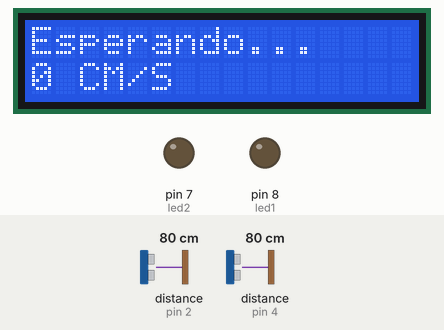
Simulated run of this sketch. Board: Arduino Uno, built with avr-gcc and run on an emulated ATmega328P. Parts: 16×2 character LCD, output pins drawn as LEDs (lit = HIGH). Wiring (inferred from the names in the program): 2 × ultrasonic range finder: trigger pin 3, echo pin 2 / trigger pin 5, echo pin 4. Inputs (shaded band) come from the test bench; at power-on: distance to the obstacle (sensors on pin 2, pin 4) 80 cm. The echo pulse lasts 58.3 µs per cm; pins used as bus, display or sensor lines are not drawn.

Above: at 1.2 s.
1.3 s: distance to the obstacle (sensor on pin 2) set to 28 cm
2.8 s: distance to the obstacle (sensor on pin 2) set to 23 cm
At 3.7 s:
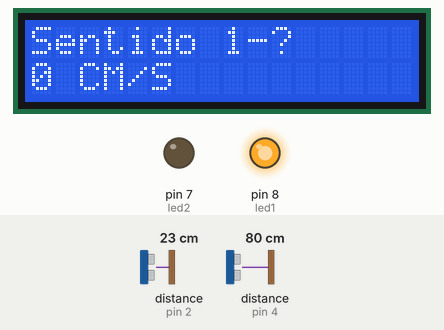
4.3 s: distance to the obstacle (sensor on pin 4) set to 28 cm
5.8 s: distance to the obstacle (sensor on pin 4) set to 24 cm
At 6.2 s:
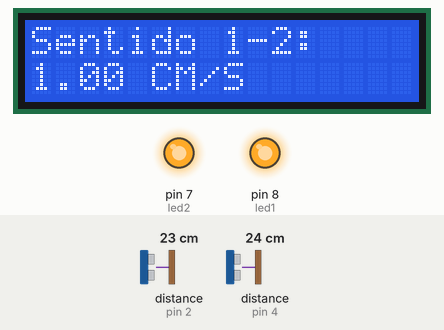
At 17.0 s:
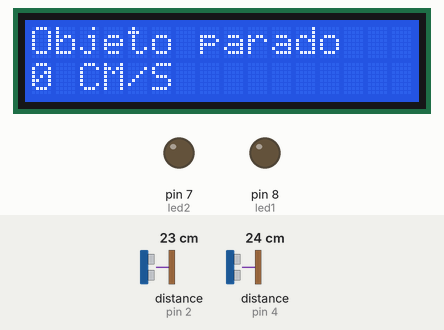
Timing chart, 0 to 17.4 s (numbered marks = the images above; inputs shaded):
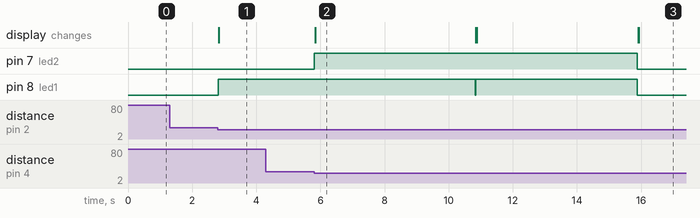

Measured:
- the behaviour switches between 26 and 25 cm on distance to the obstacle (sensor on pin 2) (found by bisection; images 0 and 1)
- the behaviour switches between 26 and 25 cm on distance to the obstacle (sensor on pin 4) (found by bisection; images 1 and 2)
- after the input at 1.3 s, every drawn part: stays the same
- after the input at 2.8 s, pin 8 (led1): LOW → HIGH at once; the display: changes at once (image 1)
- after the input at 4.3 s, every drawn part: stays the same
- after the input at 5.8 s, pin 7 (led2): LOW → HIGH at once, → LOW 10.1 s later; pin 8 (led1): HIGH → LOW after 5.0 s, → HIGH 0.02 s later, → LOW 5.0 s later; the display: changes at once (image 2)
- what the display in image 2 shows lasts 5.0 s, from 5.8 s to 10.8 s

The sketch:

Velocimetro_com_dois_HCSR04.ino
```cpp
#include <LiquidCrystal_I2C.h>

LiquidCrystal_I2C lcd(0x27, 16, 2); // inicializa o lcd com endereco i2c 0x27 e define o lcd como 16 colunas e 2 linhas

const int trigPin1 = 3; // pino do trigger (o que dispara o pulso de som) do ultrassonico 1
const int echoPin1 = 2; // pino do echo (o que recebe o pulso refletido) do ultrassonico 1
const int led1 = 8;     // led de referencia do ultrassonico 1

const int trigPin2 = 5; // pino do trigger (o que dispara o pulso de som) do ultrassonico 2
const int echoPin2 = 4; // pino do echo (o que recebe o pulso refletido) do ultrassonico 2
const int led2 = 7;     // led de referencia do ultrassonico 2

const float distanciaEntreSensores = 3.0; // distancia fixa entre os sensores em cm
const float distanciaMinima = 25.0;       // distancia minima para considerar a deteccao de movimento

// funcao que mede a distancia com base nos pulsos do ultrassonico
unsigned long lerUltrasonico(int trigPin, int echoPin) {
  digitalWrite(trigPin, LOW);  // intervalo para o proximo pulso
  delayMicroseconds(2);
  digitalWrite(trigPin, HIGH); // pulsa
  delayMicroseconds(10);
  digitalWrite(trigPin, LOW);  // para o pulso

  // calcula a distancia com base no tempo entre o pulso do som pelo trigger e a chegada dele, por reflexao, no pino echo
  return pulseIn(echoPin, HIGH) * 0.034 / 2;
}

void setup() {
  pinMode(led1, OUTPUT);    // define o pino do led1 como saida
  pinMode(led2, OUTPUT);    // define o pino do led2 como saida
  pinMode(trigPin1, OUTPUT); // define o pino do trigger do sensor 1 como saida
  pinMode(echoPin1, INPUT);  // define o pino do echo do sensor 1 como entrada
  pinMode(trigPin2, OUTPUT); // define o pino do trigger do sensor 2 como saida
  pinMode(echoPin2, INPUT);  // define o pino do echo do sensor 2 como entrada

  lcd.init();              // ativa o display lcd
  lcd.backlight();         // liga a luz de fundo do display lcd
}

void loop() {
  unsigned long tempoInicio, tempoFim;  // variaveis para armazenar o tempo de inicio e fim do objeto passando de um sensor ao outro
  float velocidade;                     // variavel para armazenar a velocidade calculada

  // mensagem que aparece se nada passou na frente dos sensores
  lcd.setCursor(0, 0);
  lcd.print("Esperando...");
  lcd.setCursor(0, 1);
  lcd.print("0 CM/S          ");

  /*
   *  verifica se o objeto esta acionando os dois sensores ao mesmo tempo
   *  pode dar falso-positivo se a distancia entre os sensores for muito curta ou o objeto for maior que a distancia entre os sensores
   */
  while (lerUltrasonico(trigPin1, echoPin1) < distanciaMinima && (lerUltrasonico(trigPin2, echoPin2) < distanciaMinima)) {
    lcd.setCursor(0, 0);
    lcd.print("Objeto parado");

    delay(5000);

    lcd.clear();
    return; // sai da funcao pre-maturamente
  }

  /*
     verifica se o objeto passa do sensor 1 para o sensor 2
     apenas se a leitura do sensor for menor que a distancia minima
  */
  if (lerUltrasonico(trigPin1, echoPin1) < distanciaMinima) {
    digitalWrite(led1, HIGH); // acende o led do sensor 1
    tempoInicio = millis();   // registra o tempo de inicio

    lcd.setCursor(0, 0);
    lcd.print("Sentido 1-?  ");

    // aguarda o objeto passar pelo sensor 2
    while (lerUltrasonico(trigPin2, echoPin2) >= distanciaMinima) {
      delay(10);
    }

    digitalWrite(led2, HIGH); // acende o led do sensor 2
    tempoFim = millis();      // registra o tempo de fim

    float tempoTotal = (tempoFim - tempoInicio) / 1000.0; // calcula o tempo total em segundos
    velocidade = distanciaEntreSensores / tempoTotal;     // calcula a velocidade

    lcd.clear();
    lcd.setCursor(0, 0);
    lcd.print("Sentido 1-2:"); // exibe a direcao no display lcd
    lcd.setCursor(0, 1);
    lcd.print(velocidade);      // exibe a velocidade no display lcd
    lcd.print(" CM/S");

    delay(5000);
    digitalWrite(led1, LOW);    // apaga o led do sensor 1
    digitalWrite(led2, LOW);    // apaga o led do sensor 2
  }

  // verifica se o objeto passa do sensor 2 para o sensor 1
  if (lerUltrasonico(trigPin2, echoPin2) < distanciaMinima) {
    digitalWrite(led2, HIGH); // acende o led do sensor 2
    tempoInicio = millis();   // registra o tempo de inicio

    lcd.setCursor(0, 0);
    lcd.print("Sentido 2-?  ");

    // aguarda o objeto passar pelo sensor 1
    while (lerUltrasonico(trigPin1, echoPin1) >= distanciaMinima) {
      delay(10);
    }

    digitalWrite(led1, HIGH); // acende o led do sensor 1
    tempoFim = millis();      // registra o tempo de fim

    float tempoTotal = (tempoFim - tempoInicio) / 1000.0; // calcula o tempo total em segundos
    velocidade = distanciaEntreSensores / tempoTotal;     // calcula a velocidade

    lcd.clear();
    lcd.setCursor(0, 0);
    lcd.print("Sentido 2-1:"); // exibe a direcao no display lcd
    lcd.setCursor(0, 1);
    lcd.print(velocidade);      // exibe a velocidade no display lcd
    lcd.print(" CM/S");

    delay(5000);
    digitalWrite(led1, LOW);    // apaga o led do sensor 1
    digitalWrite(led2, LOW);    // apaga o led do sensor 2
  }
}
```
